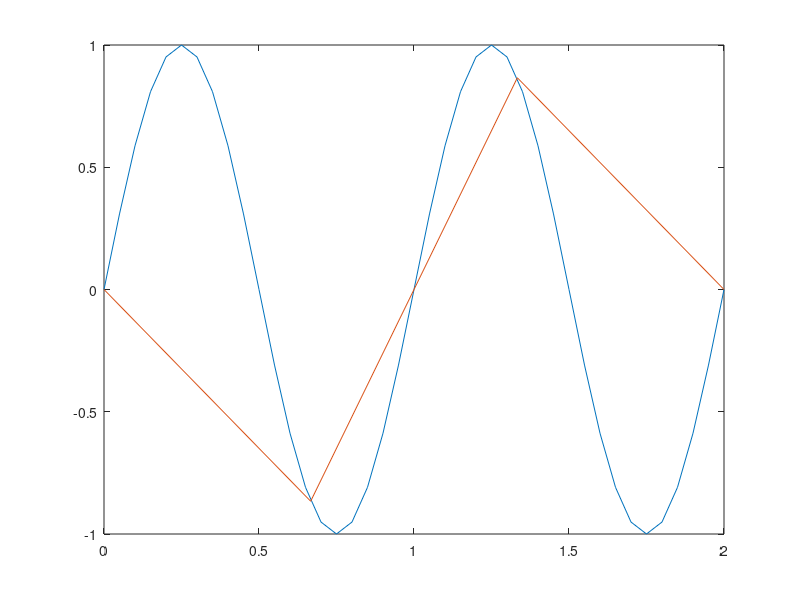

MATLAB code to generate this figure:
F1= 20; %sampling rate
T1 = 1/F1; %sampling interval
t1 = 0:T1:2;
x1 = sin(2*pi*1*t1);
F2= 1.5; %sampling rate
T2 = 1/F2; %sampling interval
t2 = 0:T2:2;
x2 = sin(2*pi*1*t2);
plot(t1,x1,t2,x2);
%sound(x1,F1);
%sound(x2,F2);
